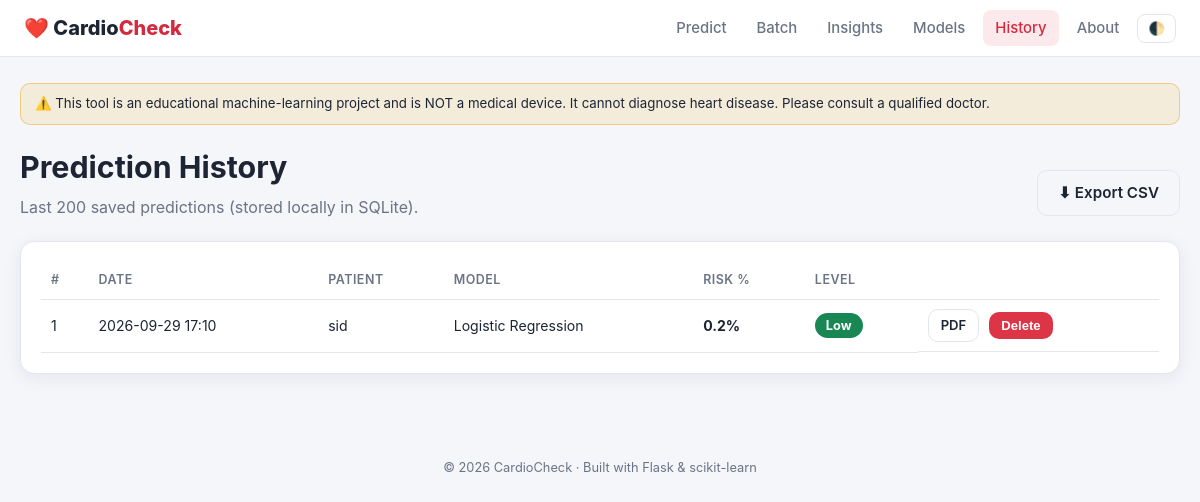
The app's page /history with its own data.
### tables this page shows
CREATE TABLE predictions(
            id INTEGER PRIMARY KEY AUTOINCREMENT, created TEXT, patient TEXT, model TEXT,
            probability REAL, risk TEXT, inputs TEXT);

### app.py (the view)
@app.route("/history")
def history():
    with db() as conn:
        rows = conn.execute("SELECT * FROM predictions ORDER BY id DESC LIMIT 200").fetchall()
    rows = [dict(r, color=risk_band(r["probability"])[1]) for r in rows]
    return render_template("history.html", rows=rows)

### app.py (called while the page is built)
def db():
    conn = sqlite3.connect(DB_PATH)
    conn.row_factory = sqlite3.Row
    return conn

@app.context_processor
def inject():
    return {"disclaimer": DISCLAIMER, "year": datetime.now().year}

### config.py (called while the page is built)
def risk_band(p: float):
    for upper, name, color in RISK_BANDS:
        if p < upper:
            return name, color
    return "High", "danger"

### templates/history.html
{% extends "base.html" %}
{% block content %}
<div class="row" style="justify-content:space-between"><div><h1>Prediction History</h1><p class="sub">Last 200 saved predictions (stored locally in SQLite).</p></div>
{% if rows %}<a class="btn ghost" href="{{ url_for('export_history') }}">⬇ Export CSV</a>{% endif %}</div>
<div class="card scroll">
{% if rows %}<table><thead><tr><th>#</th><th>Date</th><th>Patient</th><th>Model</th><th>Risk %</th><th>Level</th><th></th></tr></thead><tbody>
{% for r in rows %}<tr><td>{{ r.id }}</td><td>{{ r.created }}</td><td>{{ r.patient }}</td><td>{{ r.model }}</td>
<td><b>{{ '%.1f'|format(r.probability*100) }}%</b></td><td><span class="badge {{ r.color }}">{{ r.risk }}</span></td>
<td class="row"><a class="btn ghost sm" href="{{ url_for('report', pid=r.id) }}" target="_blank">PDF</a>
<form method="post" action="{{ url_for('delete_record', pid=r.id) }}" onsubmit="return confirm('Delete this record?')"><button class="btn danger sm">Delete</button></form></td></tr>{% endfor %}
</tbody></table>
{% else %}<div class="placeholder">No predictions yet. <a href="{{ url_for('index') }}">Make your first prediction →</a></div>{% endif %}
</div>
{% endblock %}

### templates/base.html (shortened to what this page needs)
<!doctype html>
<html lang="en" data-theme="light">
<head>
<link rel="stylesheet" href="{{ url_for('static', filename='css/style.css') }}">
</head>
<body>
<nav>
  <a class="logo" href="/">❤️ Cardio<span>Check</span></a>
  {% set ep = request.endpoint %}
  <a class="link {{ 'active' if ep=='index' }}" href="{{ url_for('index') }}">Predict</a>
  <a class="link {{ 'active' if ep=='batch' }}" href="{{ url_for('batch') }}">Batch</a>
  <a class="link {{ 'active' if ep=='dashboard' }}" href="{{ url_for('dashboard') }}">Insights</a>
  <a class="link {{ 'active' if ep=='models_page' }}" href="{{ url_for('models_page') }}">Models</a>
  <a class="link {{ 'active' if ep=='history' }}" href="{{ url_for('history') }}">History</a>
  <a class="link {{ 'active' if ep=='about' }}" href="{{ url_for('about') }}">About</a>
  <button class="icon-btn" id="theme" title="Toggle theme">🌓</button>
</nav>
<main>
  <div class="disclaimer">⚠️ {{ disclaimer }}</div>
  {% block content %}{% endblock %}
</main>
<footer>© {{ year }} CardioCheck · Built with Flask &amp; scikit-learn</footer>
</body></html>

### static/css/style.css (style rules this page uses)
:root { --bg:#f5f6fa;--card:#fff;--text:#1d2433;--muted:#6b7385;--border:#e3e6ee;--brand:#d6293e;--brand2:#7b1fa2; --success:#198754;--warning:#e0a100;--danger:#dc3545;--shadow:0 4px 18px rgba(20,30,60,.07) }
* { box-sizing:border-box }
body { margin:0;font-family:Inter,system-ui,-apple-system,Segoe UI,Roboto,sans-serif;background:var(--bg);color:var(--text);line-height:1.5 }
a { color:var(--brand);text-decoration:none }
nav { position:sticky;top:0;z-index:10;background:var(--card);border-bottom:1px solid var(--border);display:flex;align-items:center;gap:6px;padding:10px 24px;flex-wrap:wrap }
nav .logo { font-weight:800;font-size:1.25rem;margin-right:auto;color:var(--text) }
nav .logo span { color:var(--brand) }
nav a.link { padding:7px 12px;border-radius:8px;color:var(--muted);font-weight:500;font-size:.93rem }
nav a.link:hover,nav a.link.active { background:rgba(214,41,62,.1);color:var(--brand) }
.icon-btn { background:none;border:1px solid var(--border);color:var(--text);border-radius:8px;padding:6px 10px;cursor:pointer }
main { max-width:1200px;margin:0 auto;padding:26px 20px 60px }
h1 { margin:0 0 4px;font-size:1.9rem }
.sub { color:var(--muted);margin:0 0 22px }
.card { background:var(--card);border:1px solid var(--border);border-radius:14px;padding:20px;box-shadow:var(--shadow) }
.btn { display:inline-flex;align-items:center;gap:6px;background:linear-gradient(135deg,var(--brand),var(--brand2));color:#fff;border:0;padding:11px 20px;border-radius:10px;font-weight:600;cursor:pointer;font-size:.95rem }
.btn.ghost { background:transparent;border:1px solid var(--border);color:var(--text) }
.btn.sm { padding:6px 12px;font-size:.82rem }
.btn.danger { background:var(--danger) }
.row { display:flex;gap:10px;flex-wrap:wrap;align-items:center }
.badge { display:inline-block;padding:3px 11px;border-radius:99px;font-weight:700;font-size:.8rem;color:#fff }
.badge.success { background:var(--success) }
table { width:100%;border-collapse:collapse;font-size:.88rem }
th,td { padding:9px 10px;text-align:left;border-bottom:1px solid var(--border);white-space:nowrap }
th { color:var(--muted);font-weight:600;font-size:.78rem;text-transform:uppercase;letter-spacing:.04em }
.scroll { overflow-x:auto }
.disclaimer { background:rgba(224,161,0,.12);border:1px solid rgba(224,161,0,.4);padding:10px 14px;border-radius:10px;font-size:.83rem;margin:0 0 20px }
footer { text-align:center;color:var(--muted);font-size:.8rem;padding:24px }

### records on screen
predictions: id "1", created "2026-09-29 17:10", patient "sid", model "Logistic Regression", r.probability*100 "0.2", risk "Low"

### other values on screen
{{ disclaimer }} "This tool is an educational machine-learning project and is NOT a medical device. It cannot diagnose heart disease. Please consult a qualified doctor."
